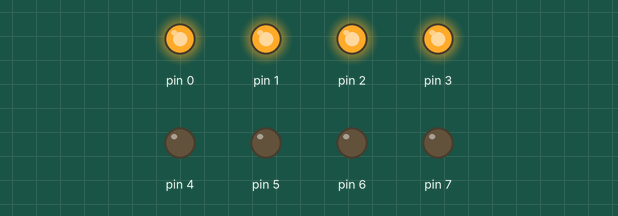
Bench run of a sketch on a simulated Arduino Uno, built with avr-gcc and run on an emulated ATmega328P. On the bench: output pins drawn as LEDs (lit = HIGH).

Above: at 0.15 s.
At 4.95 s:
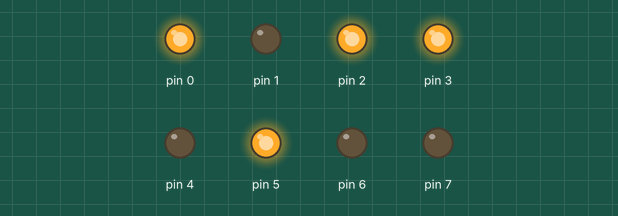
At 10.05 s:
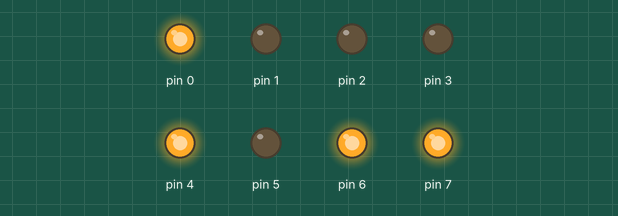
At 19.95 s:
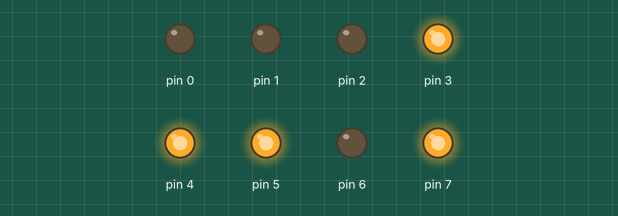
At 29.85 s:
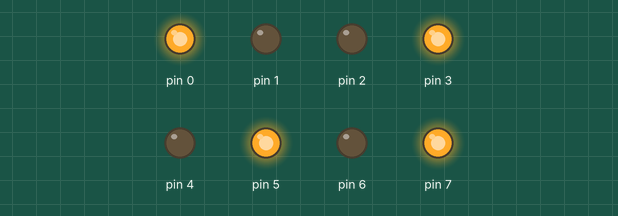
At 39.75 s:
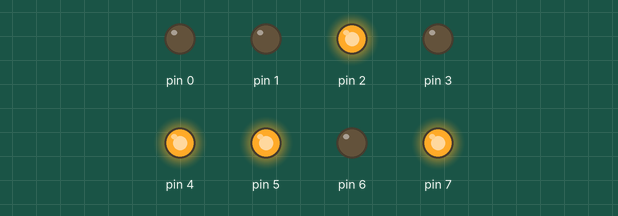
Timing chart, 0 to 40.0 s (numbered marks = the images above):
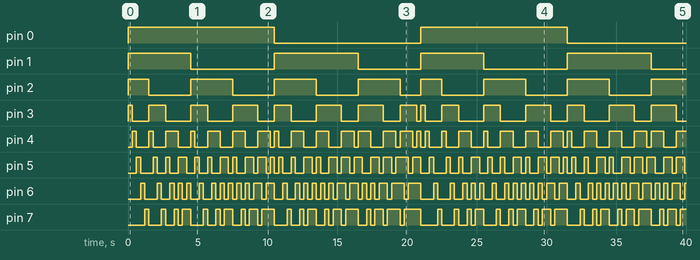

The sketch:

Lab7.2.ino
```cpp
int arr[] = {0, 1, 2, 3};

void setup() {
    DDRD = 0b11111111;
    PORTD = 0b00000000;
}

void loop() {

    PORTB |= ~PORTB;
    PORTD = (1 << arr[0]) | (1 << arr[1]) | (1 << arr[2]) | (1 << arr[3]);

    delay(300);

    arr[3]++;
    if (arr[3] == 8)                                arr[2]++,                                           arr[3] = arr[2] + 1;
    if (arr[3] == 8 && arr[2] == 7)                 arr[1]++,                      arr[2] = arr[1] + 1, arr[3] = arr[2] + 1;
    if (arr[3] == 8 && arr[2] == 7 && arr[1] == 6)  arr[0]++, arr[1] = arr[0] + 1, arr[2] = arr[1] + 1, arr[3] = arr[2] + 1;
    if (arr[3] == 8 && arr[2] == 7 && arr[1] == 6 && arr[0] == 5)   arr[0] = 0, arr[1] = 1, arr[2] = 2, arr[3] = 3;
}
```

Measured:
- by itself, pin 0: alternates HIGH for 10.5 s and LOW for 10.5 s
- by itself, pin 1: LOW → HIGH at 0.00 s, → LOW 4.5 s later, → HIGH 6.0 s later, → LOW 6.0 s later, … (8 changes in this stretch)
- by itself, pin 2: LOW → HIGH at 0.00 s, → LOW 1.5 s later, → HIGH 3.0 s later, → LOW 3.0 s later, … (15 changes in this stretch)
- by itself, pin 3: LOW → HIGH at 0.00 s, → LOW 0.30 s later, → HIGH 1.2 s later, → LOW 1.2 s later, … (30 changes in this stretch)
- by itself, pin 4: LOW → HIGH at 0.30 s, → LOW 0.30 s later, → HIGH 0.90 s later, → LOW 0.30 s later, … (55 changes in this stretch)
- by itself, pin 5: LOW → HIGH at 0.60 s, → LOW 0.30 s later, → HIGH 0.90 s later, → LOW 0.30 s later, … (84 changes in this stretch)
- by itself, pin 6: LOW → HIGH at 0.90 s, → LOW 0.30 s later, → HIGH 0.90 s later, → LOW 0.30 s later, … (101 changes in this stretch)
- by itself, pin 7: LOW → HIGH at 1.2 s, → LOW 0.30 s later, → HIGH 0.90 s later, → LOW 0.30 s later, … (77 changes in this stretch)
